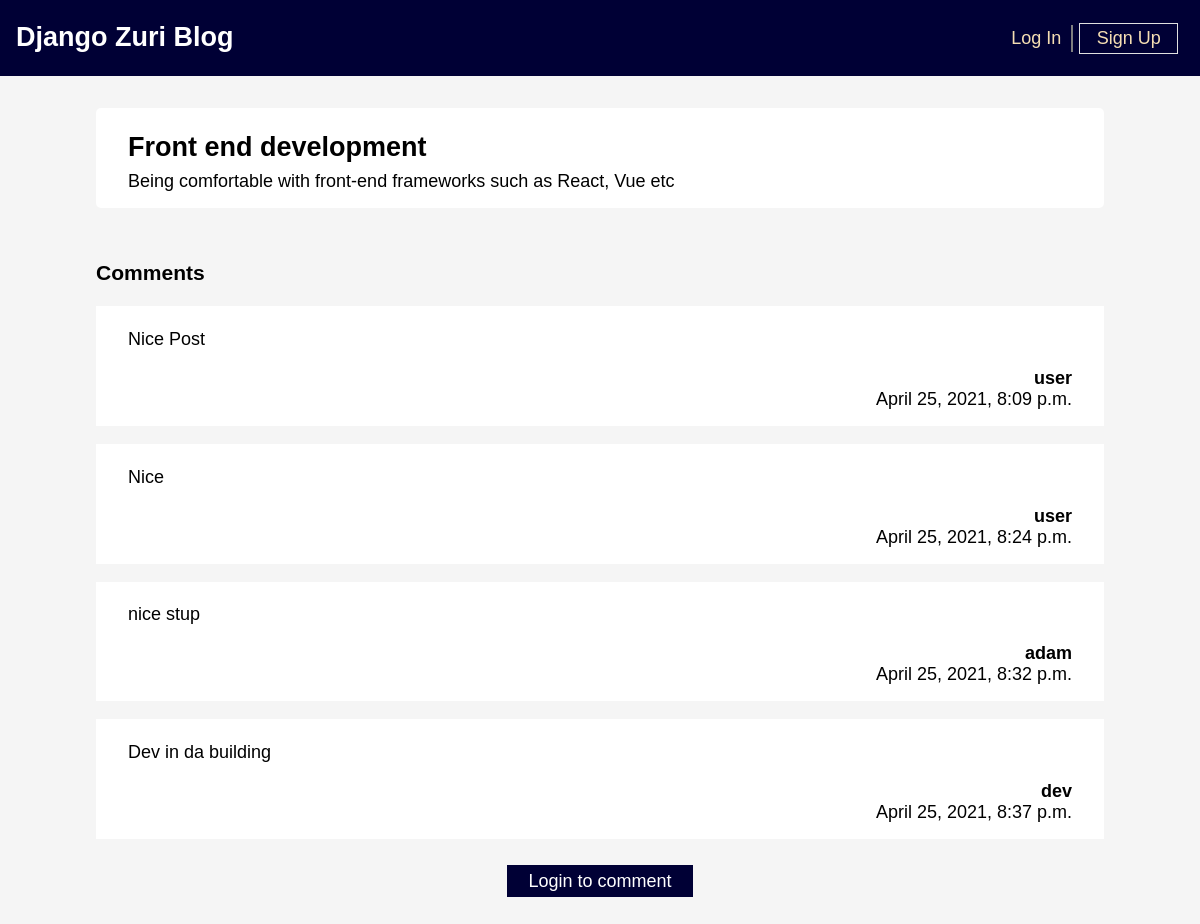
The app's page /post/2/ with its own data.
### blog/models.py (models this page shows, shortened)
class Post(models.Model):
    title = models.CharField(max_length=300)
    author = models.ForeignKey("auth.user", on_delete=models.CASCADE)
    body = models.TextField()

class Comment(models.Model):
    post = models.ForeignKey('blog.Post',on_delete=models.CASCADE, related_name='comments')
    name = models.CharField(max_length=200, default = 'user')
    body = models.TextField()
    created_date = models.DateTimeField(default=timezone.now)
    class Meta:
        ordering = ['created_date']

### blog/views.py (the view)
# urls.py: path('post/<int:pk>/', BlogDetailView.as_view(), name='post_detail'),
class BlogDetailView(DetailView):
    model = Post
    template_name = 'post_detail.html'

### templates/post_detail.html (shortened to what this page needs)
{% extends 'base.html' %}
{% block content %}
    <div class = "post-entry">
        <h2>{{post.title}}</h2>
        <p>{{post.body}}</p>
    </div>
    <div class="comments">
        <h3>Comments</h3>
        {% for comment in post.comments.all %}
            <div class="comment">
                <div><p>{{ comment.body }}</p></div>
                <strong>{{ comment.name }}</strong>
                <div>{{ comment.created_date }}</div>
            </div>
        {% empty %}
            <p>No comments here yet :(</p>
        {% endfor %}
        {% if request.user.is_authenticated%}
            <div><a class = "comments-action" href="{% url 'add_comment_to_post' pk=post.pk %}">Add comment</a></div>
        {% else %}
            <div><a class = "comments-action" href="{% url 'login'%}">Login to comment</a></div>
        {% endif %}
    </div>
{% endblock %}

### static/css/base.css (style rules this page uses)
body { font-family: 'Lucida Sans', 'Lucida Sans Regular', 'Lucida Grande', 'Lucida Sans Unicode', Geneva, Verdana, sans-serif; font-size: 18px; background-color: #f5f5f5; margin: 0; }
.post-entry { background-color: white; border-radius: 5px; margin: 1rem 6rem; padding: 1rem 2rem; }
.post-entry h2 { margin-bottom: 2rem; margin: 0.5rem 0; }
.post-entry p { margin: 0; font-weight: 400; }
.comments { margin: 1rem 6rem; padding: 1rem 0; }
.comments>div:last-of-type { text-align: center; margin-top: 2rem; }
.comments-action { border: 1px solid #000035; padding: 0.5% 2%; text-decoration: none; color: white; background-color: #000035; }
.comment { text-align: end; background-color: white; margin-bottom: 1em; padding:0 2rem; padding-bottom: 1rem; padding-top: 0.3rem; }
.comment div:first-of-type { text-align: start; }

### records on screen
Post: title "Front end development", body "Being comfortable with front-end frameworks such as React, Vue etc"
Comment: body "Nice Post", name "user", created_date "April 25, 2021, 8:09 p.m."
Comment: body "Nice", name "user", created_date "April 25, 2021, 8:24 p.m."
Comment: body "nice stup", name "adam", created_date "April 25, 2021, 8:32 p.m."
Comment: body "Dev in da building", name "dev", created_date "April 25, 2021, 8:37 p.m."
